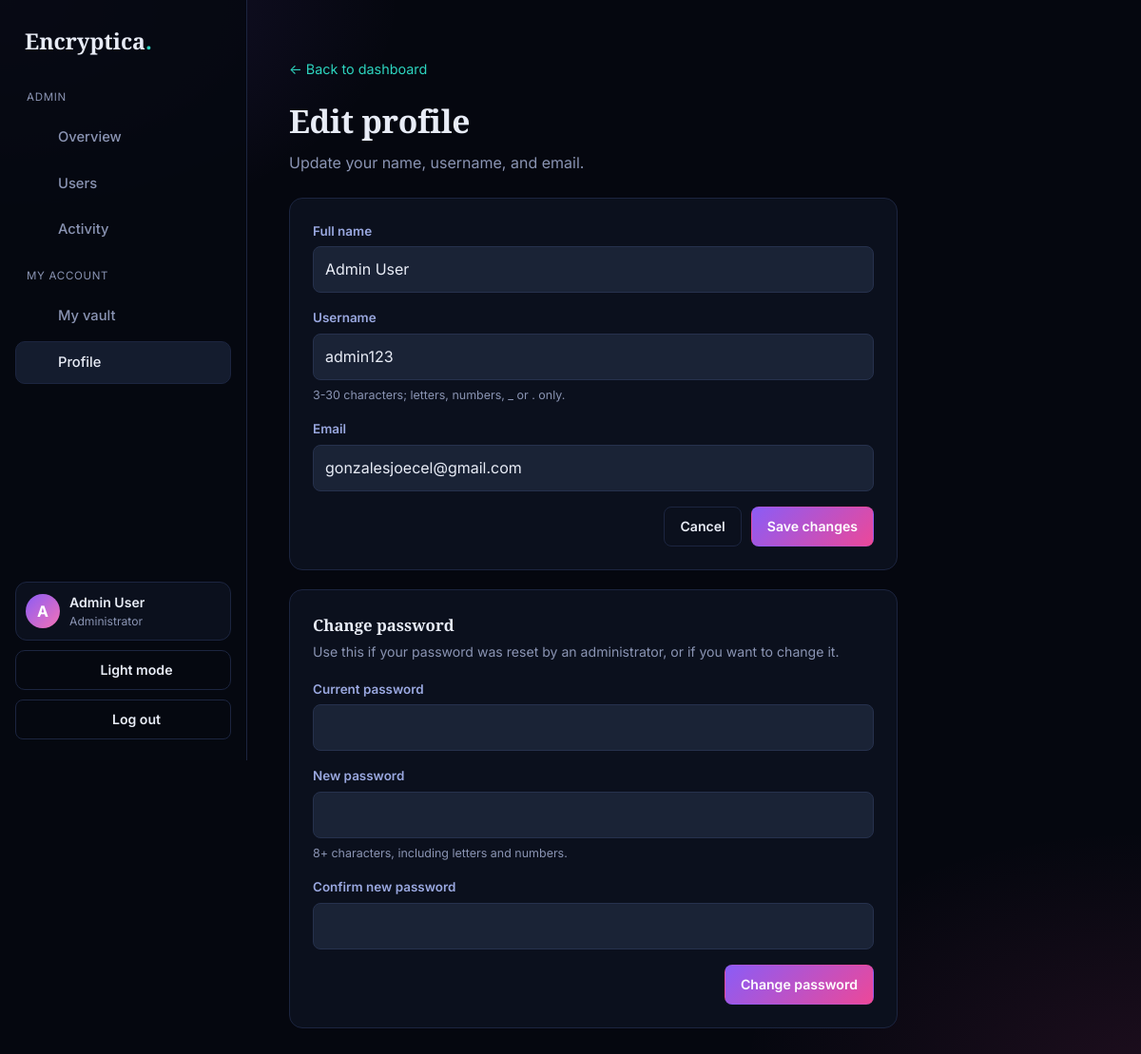
The app's page /log_in_page/html/profile.php (signed in) with its own data.
### tables this page shows
CREATE TABLE `users` (
  `id` int(11) NOT NULL AUTO_INCREMENT,
  `id_number` varchar(9) DEFAULT NULL,
  `fullname` varchar(100) NOT NULL,
  `first_name` varchar(25) DEFAULT NULL,
  `middle_name` varchar(25) DEFAULT NULL,
  `family_name` varchar(25) DEFAULT NULL,
  `name_extension` varchar(10) DEFAULT NULL,
  `birthdate` date DEFAULT NULL,
  `email` varchar(150) NOT NULL,
  `username` varchar(50) NOT NULL,
  `password_hash` text NOT NULL,
  `failed_attempts` int(11) DEFAULT 0,
  `created_at` timestamp NOT NULL DEFAULT current_timestamp(),
  `locked_until` datetime DEFAULT NULL,
  `role` varchar(10) NOT NULL DEFAULT 'user',
  `is_active` tinyint(1) NOT NULL DEFAULT 1,
  `last_login` datetime DEFAULT NULL,
  `reset_requested_at` datetime DEFAULT NULL,
  `house_street` varchar(150) DEFAULT NULL,
  `barangay` varchar(100) DEFAULT NULL,
  `municipality_city` varchar(100) DEFAULT NULL,
  `province` varchar(100) DEFAULT NULL,
  `region` varchar(100) DEFAULT NULL,
  `postal_code` varchar(10) DEFAULT NULL,
  `privacy_consent` tinyint(1) NOT NULL DEFAULT 0,
  `consent_timestamp` datetime DEFAULT NULL,
  `lockout_level` tinyint(3) unsigned NOT NULL DEFAULT 0,
  `last_failed_at` datetime DEFAULT NULL,
  `country` varchar(50) DEFAULT NULL,
  `is_verified` tinyint(1) NOT NULL DEFAULT 1,
  `recovery_mobile` varchar(11) DEFAULT NULL,
  `account_type` varchar(20) DEFAULT NULL,
  `vault_display_name` varchar(30) DEFAULT NULL,
  `organization_name` varchar(50) DEFAULT NULL,
  PRIMARY KEY (`id`),
  UNIQUE KEY `email` (`email`),
  UNIQUE KEY `username` (`username`),
  UNIQUE KEY `id_number` (`id_number`)
);

### log_in_page/html/includes/auth.php (called while the page is built, shortened)
<?php
require_once __DIR__ . '/activity.php';
function url(string $path): string {
    return HTML_URL . '/' . ltrim($path, '/');
}
function e($v): string {
    return htmlspecialchars((string)$v, ENT_QUOTES | ENT_SUBSTITUTE, 'UTF-8');
}
if (!defined('PUBLIC_PAGE') || !PUBLIC_PAGE) {
    try {
        $stmt = $pdo->prepare('SELECT id, username, fullname, email, role, is_active, last_login FROM users WHERE id = ? LIMIT 1');
        $stmt->execute([$_SESSION['user_id']]);
        $user = $stmt->fetch(PDO::FETCH_ASSOC);
    } catch (Throwable $ex) {
        error_log('auth: ' . $ex->getMessage());
        http_response_code(500);
        exit('Database is not ready. Run db/admin_setup.sql in phpMyAdmin first.');
    }
}

### log_in_page/html/profile.php (the view, shortened to what this page needs)
<?php
require __DIR__ . '/includes/auth.php';
require __DIR__ . '/includes/layout.php';
$old = $_SESSION['old'] ?? [];
$val = [
    'fullname' => $old['fullname'] ?? $user['fullname'],
    'username' => $old['username'] ?? $user['username'],
    'email'    => $old['email']    ?? $user['email'],
];
?>
<?php render_header('Edit profile', 'profile'); ?>
<div class="page-narrow">
  <p><a class="dash-link" href="<?= e(url('user_dashboard.php')) ?>">&larr; Back to dashboard</a></p>
  <div class="page-head">
    <h1>Edit profile</h1>
    <p>Update your name, username, and email.</p>
  </div>
  <section class="dash-card">
    <form method="POST" action="profile_update.php" novalidate>
      <div class="dash-field">
        <label for="fullname">Full name</label>
        <input type="text" id="fullname" name="fullname" maxlength="100" required
               value="<?= e($val['fullname']) ?>" />
      </div>
      <div class="dash-field">
        <label for="username">Username</label>
        <input type="text" id="username" name="username" maxlength="30" required
               value="<?= e($val['username']) ?>" autocomplete="username" />
        <span class="dash-hint">3-30 characters; letters, numbers, _ or . only.</span>
      </div>
      <div class="dash-field">
        <label for="email">Email</label>
        <input type="email" id="email" name="email" maxlength="150" required
               value="<?= e($val['email']) ?>" autocomplete="email" />
      </div>
      <div class="dash-actions">
        <a class="dash-btn" href="<?= e(url('user_dashboard.php')) ?>">Cancel</a>
        <button class="dash-btn dash-btn--primary" type="submit">Save changes</button>
      </div>
    </form>
  </section>
  <section class="dash-card">
    <h2>Change password</h2>
    <p class="dash-sub">Use this if your password was reset by an administrator, or if you want to change it.</p>
    <form method="POST" action="profile_update.php" novalidate>
      <div class="dash-field">
        <label for="pw-current">Current password</label>
        <input type="password" id="pw-current" name="current" required autocomplete="current-password" />
      </div>
      <div class="dash-field">
        <label for="pw-new">New password</label>
        <input type="password" id="pw-new" name="new" required autocomplete="new-password" />
        <span class="dash-hint">8+ characters, including letters and numbers.</span>
      </div>
      <div class="dash-field">
        <label for="pw-confirm">Confirm new password</label>
        <input type="password" id="pw-confirm" name="confirm" required autocomplete="new-password" />
      </div>
      <div class="dash-actions">
        <button class="dash-btn dash-btn--primary" type="submit">Change password</button>
      </div>
    </form>
  </section>
</div>
<?php render_footer(); ?>

### log_in_page/html/layout.php (shortened to what this page needs)
<?php
function asset_version(string $relative): int {
    $path = dirname(__DIR__) . '/' . ltrim($relative, '/');
    $time = @filemtime($path);
    return $time ?: 1;
}
function icon(string $name): string {
    $paths = [
        'home'     => '<path d="M3 11l9-8 9 8"/><path d="M5 10v10h14V10"/>',
        'vault'    => '<rect x="5" y="11" width="14" height="10" rx="2"/><path d="M8 11V8a4 4 0 018 0v3"/>',
        'user'     => '<circle cx="12" cy="8" r="4"/><path d="M4 21c0-4 4-6 8-6s8 2 8 6"/>',
        'users'    => '<circle cx="9" cy="8" r="3.5"/><path d="M2 20c0-3.5 3-5.5 7-5.5s7 2 7 5.5"/><path d="M16 4.5a3.5 3.5 0 010 7"/><path d="M18 14.8c2.4.6 4 2.2 4 5.2"/>',
        'activity' => '<path d="M3 12h4l3-8 4 16 3-8h4"/>',
        'shield'   => '<path d="M12 3l8 3v6c0 5-3.5 8-8 9-4.5-1-8-4-8-9V6z"/>',
        'logout'   => '<path d="M9 21H5V3h4"/><path d="M16 17l5-5-5-5"/><path d="M21 12H9"/>',
        'file'     => '<path d="M14 3H6v18h12V7z"/><path d="M14 3v4h4"/>',
        'storage'  => '<ellipse cx="12" cy="6" rx="8" ry="3"/><path d="M4 6v12c0 1.7 3.6 3 8 3s8-1.3 8-3V6"/><path d="M4 12c0 1.7 3.6 3 8 3s8-1.3 8-3"/>',
        'clock'    => '<circle cx="12" cy="12" r="9"/><path d="M12 7v5l3 2"/>',
        'alert'    => '<path d="M12 3l10 18H2z"/><path d="M12 10v5"/><path d="M12 18h.01"/>',
        'lock'     => '<rect x="5" y="11" width="14" height="10" rx="2"/><path d="M12 15v2"/><path d="M8 11V8a4 4 0 018 0"/>',
        'key'      => '<circle cx="8" cy="15" r="4"/><path d="M11 12l9-9"/><path d="M16 7l3 3"/>',
        'check'    => '<path d="M5 12.5l4.5 4.5L19 7"/>',
        'sun'      => '<circle cx="12" cy="12" r="4"/><path d="M12 2v2M12 20v2M4.9 4.9l1.4 1.4M17.7 17.7l1.4 1.4M2 12h2M20 12h2M4.9 19.1l1.4-1.4M17.7 6.3l1.4-1.4"/>',
        'moon'     => '<path d="M21 12.8A9 9 0 1111.2 3a7 7 0 009.8 9.8z"/>',
    ];
    return '<svg class="icon" viewBox="0 0 24 24" fill="none" stroke="currentColor" stroke-width="1.8" '
         . 'stroke-linecap="round" stroke-linejoin="round" aria-hidden="true">' . ($paths[$name] ?? '') . '</svg>';
}
function theme_toggle_button(bool $wide = false): string {
    return '<button type="button" class="theme-toggle' . ($wide ? ' theme-toggle--wide' : '') . '" data-theme-toggle aria-pressed="false" aria-label="Switch theme">'
         . '<span class="ti ti--sun">' . icon('sun') . '</span><span class="ti ti--moon">' . icon('moon') . '</span>'
         . ($wide ? '<span class="theme-toggle__label" data-theme-label>Light mode</span>' : '')
         . '</button>';
}
function render_header(string $title, string $active = ''): void {
    global $user;
    $isAdmin = ($user['role'] ?? '') === 'admin';
    $name    = $user['fullname'] ?: $user['username'];
    $initial = mb_strtoupper(mb_substr($name, 0, 1));
    $groups = [];
    if ($isAdmin) {
        $groups['Admin'] = [
            ['Overview', 'shield',   url('admin_dashboard.php'), 'a-overview'],
            ['Users',    'users',    url('users.php'),     'a-users'],
            ['Activity', 'activity', url('activity.php'),  'a-activity'],
        ];
        $groups['My account'] = [
            ['My vault', 'vault', url('user_dashboard.php'), 'dashboard'],
            ['Profile',  'user',  url('profile.php'),   'profile'],
        ];
    } else {
        $groups['Menu'] = [
            ['Dashboard', 'home', url('user_dashboard.php'), 'dashboard'],
            ['Profile',   'user', url('profile.php'),   'profile'],
        ];
    }
    ?>
<!DOCTYPE html>
<html lang="en">
<head>
  <link rel="stylesheet" href="<?= e(CSS_URL) ?>/app.css?v=<?= asset_version('css/app.css') ?>" />
</head>
<body>
<div class="app">
  <aside class="side">
    <a class="side__brand" href="<?= e(url($isAdmin ? 'admin/dashboard.php' : 'user/dashboard.php')) ?>">
      Encryptica<span>.</span>
    </a>
    <nav class="side__nav" aria-label="Main">
      <?php foreach ($groups as $label => $links): ?>
        <div class="side__label"><?= e($label) ?></div>
        <?php foreach ($links as [$text, $ico, $href, $key]): ?>
          <a class="side__link<?= $key === $active ? ' is-active' : '' ?>" href="<?= e($href) ?>"
             <?= $key === $active ? 'aria-current="page"' : '' ?>>
            <?= icon($ico) ?><span><?= e($text) ?></span>
          </a>
        <?php endforeach; ?>
      <?php endforeach; ?>
    </nav>
    <div class="side__foot">
      <div class="chip">
        <div class="chip__avatar" aria-hidden="true"><?= e($initial) ?></div>
        <div class="chip__text">
          <div class="chip__name"><?= e($name) ?></div>
          <div class="chip__sub"><?= $isAdmin ? 'Administrator' : '@' . e($user['username']) ?></div>
        </div>
      </div>
      <?= theme_toggle_button(true) ?>
      <form method="POST" action="<?= e(url('logout.php')) ?>">
        <button class="dash-btn side__logout" type="submit"><?= icon('logout') ?> Log out</button>
      </form>
    </div>
  </aside>
  <div class="main">
    <div class="main__inner">
<?php
}
function render_footer(): void {
    ?>
    </div>
  </div>
</div>
</body>
</html>
<?php
}
    ?>

### records on screen
users: fullname "A", fullname "Admin User", username "admin123", email "gonzalesjoecel@gmail.com"

### other values on screen
$label "ADMIN"
$text "Overview"
$text "Users"
$text "Activity"
$label "MY ACCOUNT"
$text "My vault"
$text "Profile"
$name "Admin User"
